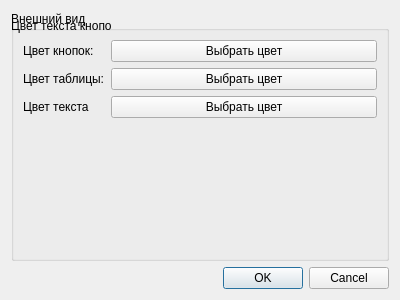
<?xml version="1.0" encoding="UTF-8"?>
<ui version="4.0">
 <class>SettingsDialog</class>
 <widget class="QDialog" name="SettingsDialog">
  <property name="geometry">
   <rect>
    <x>0</x>
    <y>0</y>
    <width>400</width>
    <height>300</height>
   </rect>
  </property>
  <property name="windowTitle">
   <string>Настройки</string>
  </property>
  <layout class="QVBoxLayout" name="verticalLayout">
   <item>
    <widget class="QGroupBox" name="groupBox">
     <property name="title">
      <string>Внешний вид</string>
     </property>
     <layout class="QFormLayout" name="formLayout">
      <item row="0" column="0">
       <widget class="QLabel" name="labelButtonColor">
        <property name="text">
         <string>Цвет кнопок:</string>
        </property>
       </widget>
      </item>
      <item row="0" column="1">
       <widget class="QPushButton" name="pushButtonColorSelector">
        <property name="text">
         <string>Выбрать цвет</string>
        </property>
       </widget>
      </item>
      <item row="1" column="0">
       <widget class="QLabel" name="labelTableColor">
        <property name="text">
         <string>Цвет таблицы:</string>
        </property>
       </widget>
      </item>
      <item row="1" column="1">
       <widget class="QPushButton" name="pushButtonTableColorSelector">
        <property name="text">
         <string>Выбрать цвет</string>
        </property>
       </widget>
      </item>
      <item row="2" column="0">
       <widget class="QLabel" name="label">
        <property name="text">
         <string>Цвет текста</string>
        </property>
       </widget>
      </item>
      <item row="2" column="0">
 <widget class="QLabel" name="labelButtonTextColor">
  <property name="text">
   <string>Цвет текста кнопок:</string>
  </property>
 </widget>
</item>
<item row="2" column="1">
 <widget class="QPushButton" name="pushButtonButtonTextColorSelector">
  <property name="text">
   <string>Выбрать цвет</string>
  </property>
 </widget>
</item>

     </layout>
    </widget>
   </item>
   <item>
    <widget class="QDialogButtonBox" name="buttonBox">
     <property name="orientation">
      <enum>Qt::Horizontal</enum>
     </property>
     <property name="standardButtons">
      <set>QDialogButtonBox::Cancel|QDialogButtonBox::Ok</set>
     </property>
    </widget>
   </item>
  </layout>
 </widget>
 <resources/>
 <connections/>
</ui>
